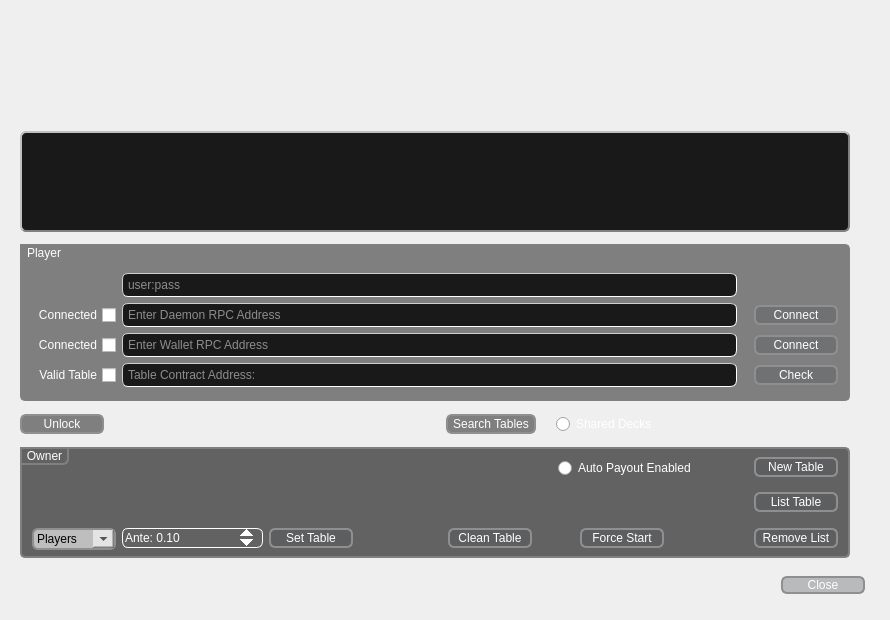
<?xml version="1.0" encoding="UTF-8"?>
<ui version="4.0">
 <class>Menu</class>
 <widget class="QDialog" name="Menu">
  <property name="geometry">
   <rect>
    <x>0</x>
    <y>0</y>
    <width>890</width>
    <height>620</height>
   </rect>
  </property>
  <property name="sizePolicy">
   <sizepolicy hsizetype="Fixed" vsizetype="Fixed">
    <horstretch>0</horstretch>
    <verstretch>0</verstretch>
   </sizepolicy>
  </property>
  <property name="minimumSize">
   <size>
    <width>890</width>
    <height>620</height>
   </size>
  </property>
  <property name="maximumSize">
   <size>
    <width>890</width>
    <height>620</height>
   </size>
  </property>
  <property name="windowTitle">
   <string>dReam Tables - Menu</string>
  </property>
  <property name="windowIcon">
   <iconset resource="img.qrc">
    <normaloff>:/images/dReamTablesDero.png</normaloff>:/images/dReamTablesDero.png</iconset>
  </property>
  <property name="styleSheet">
   <string notr="true">QDialog{
	background-image: url(:/images/background.png);	
	background-position: center;
}

QLineEdit {
    color: rgb(255, 255, 255);
    border-style: inset;
    border-width: 1px;
    border-radius: 6px;
	border-color: rgb(207, 207, 207);
    padding: 3px;
	background-color: rgb(25, 25, 25);
}

QPushButton:enabled{
	color: rgb(255, 255, 255);
	background-color: rgba(85, 88, 93, 90);
    border: 2px solid #8f8f91;
    border-radius: 6px;
    min-width: 80px;
}

QPushButton:hover {
	background-color: rgba(79, 186, 196, 150);
}

QPushButton:pressed {
	background-color: rgb(56, 47, 165);
}

QPushButton:!enabled{
    border: 2px solid;
	border-color: rgba(143, 143, 145, 90);
    border-radius: 6px;
	color: rgba(0, 0, 0, 0);
    border-radius: 6px;
    min-width: 80px;
}

QDoubleSpinBox{
	color: rgb(255, 255, 255);
	background-color: rgba(0, 0, 0, 0);
    border-style: inset;
    border-width: 1px;
    border-radius: 6px;
    border-color: white;
    padding-right: 10px;
}

QDoubleSpinBox:hover {
	background-color: rgba(79, 186, 196, 90);
}
QDoubleSpinBox::up-button:pressed {
	background-color: rgb(56, 47, 165);
}

QDoubleSpinBox::up-button {
     width: 30px;
     subcontrol-origin: center;
     subcontrol-position: top right;
}

QDoubleSpinBox::down-button:pressed {
	background-color: rgb(56, 47, 165);
}

QDoubleSpinBox::down-button {
	 width: 30px;
     subcontrol-origin: center;
     subcontrol-position: bottom right;
}

QDoubleSpinBox:!enabled{;
	background-color: rgba(0, 0, 0, 0);
    border-style: inset;
    border-width: 1px;
    border-radius: 6px;
    border-color: rgba(143, 143, 145, 90);
    padding-right: 10px;
}

QComboBox::enabled {
	color: rgb(0, 0, 0);
	background-color: rgba(255, 255, 255, 150);
    border: 2px solid #8f8f91;
    border-radius: 6px;
    min-width: 80px;
}

QComboBox:!enabled{
    background-color: rgba(0, 0, 0, 0);
    border: 2px solid;
	border-color: rgba(143, 143, 145, 90);
    border-radius: 6px;
	color: rgb(0, 0, 0);
    border-radius: 6px;
    min-width: 80px;
}

QComboBox::drop-down {
	 width: 21px;
     subcontrol-origin: center;
     subcontrol-position: bottom right;
}

QComboBox QAbstractItemView {
	color: rgb(255, 255, 255);
    border: 2px solid darkgray;
	background-color: rgba(255, 255, 255, 150);
}

QComboBox:hover {
	background-color: rgba(79, 186, 196, 150);
}</string>
  </property>
  <layout class="QGridLayout" name="gridLayout_2">
   <item row="0" column="0">
    <widget class="QLabel" name="label_2">
     <property name="minimumSize">
      <size>
       <width>401</width>
       <height>91</height>
      </size>
     </property>
     <property name="styleSheet">
      <string notr="true">image: url(:/images/dReamTablesTitle.png);</string>
     </property>
     <property name="text">
      <string/>
     </property>
    </widget>
   </item>
   <item row="0" column="2">
    <widget class="QLabel" name="label">
     <property name="minimumSize">
      <size>
       <width>306</width>
       <height>102</height>
      </size>
     </property>
     <property name="maximumSize">
      <size>
       <width>999999</width>
       <height>75</height>
      </size>
     </property>
     <property name="styleSheet">
      <string notr="true">image: url(:/images/dReamTablesDero.png);</string>
     </property>
     <property name="text">
      <string/>
     </property>
    </widget>
   </item>
   <item row="1" column="0" colspan="3">
    <widget class="QTextBrowser" name="menuTextBrowser">
     <property name="minimumSize">
      <size>
       <width>830</width>
       <height>101</height>
      </size>
     </property>
     <property name="maximumSize">
      <size>
       <width>830</width>
       <height>101</height>
      </size>
     </property>
     <property name="font">
      <font>
       <pointsize>12</pointsize>
       <italic>true</italic>
      </font>
     </property>
     <property name="focusPolicy">
      <enum>Qt::NoFocus</enum>
     </property>
     <property name="styleSheet">
      <string notr="true">    border-color: rgb(128, 128, 128);
    border-style: outset;
    border-width: 2px;
    border-radius: 6px;
    padding: 3px;
	background-color: rgb(25, 25, 25);
    color: rgb(255, 255, 255);</string>
     </property>
    </widget>
   </item>
   <item row="2" column="0" colspan="3">
    <widget class="QGroupBox" name="playerGroupBox">
     <property name="minimumSize">
      <size>
       <width>830</width>
       <height>157</height>
      </size>
     </property>
     <property name="maximumSize">
      <size>
       <width>830</width>
       <height>157</height>
      </size>
     </property>
     <property name="styleSheet">
      <string notr="true">QGroupBox {
    border: 2px solid gray;
    border-radius: 5px;
	background-color: rgba(0, 0, 0, 120);
}

QGroupBox::title {
	color: rgb(255, 255, 255);
    subcontrol-origin: top;
    subcontrol-position: top left; 
    padding: 0 3px;
    border: 2px solid gray;
    border-bottom-right-radius: 6px;
}

QGroupBox::indicator {
    width: 13px;
    height: 13px;
}</string>
     </property>
     <property name="title">
      <string>Player</string>
     </property>
     <layout class="QGridLayout" name="gridLayout_3">
      <item row="1" column="0">
       <widget class="QCheckBox" name="daemonConnectedBox">
        <property name="enabled">
         <bool>true</bool>
        </property>
        <property name="maximumSize">
         <size>
          <width>90</width>
          <height>16777215</height>
         </size>
        </property>
        <property name="focusPolicy">
         <enum>Qt::NoFocus</enum>
        </property>
        <property name="layoutDirection">
         <enum>Qt::RightToLeft</enum>
        </property>
        <property name="styleSheet">
         <string notr="true">color: rgb(255, 255, 255);</string>
        </property>
        <property name="text">
         <string>Connected</string>
        </property>
        <property name="checkable">
         <bool>true</bool>
        </property>
        <property name="autoExclusive">
         <bool>false</bool>
        </property>
       </widget>
      </item>
      <item row="2" column="0">
       <widget class="QCheckBox" name="walletConnectedBox">
        <property name="enabled">
         <bool>true</bool>
        </property>
        <property name="maximumSize">
         <size>
          <width>90</width>
          <height>16777215</height>
         </size>
        </property>
        <property name="focusPolicy">
         <enum>Qt::NoFocus</enum>
        </property>
        <property name="layoutDirection">
         <enum>Qt::RightToLeft</enum>
        </property>
        <property name="styleSheet">
         <string notr="true">color: rgb(255, 255, 255);</string>
        </property>
        <property name="text">
         <string>Connected</string>
        </property>
        <property name="checkable">
         <bool>true</bool>
        </property>
        <property name="autoExclusive">
         <bool>false</bool>
        </property>
       </widget>
      </item>
      <item row="3" column="3">
       <widget class="QPushButton" name="contractButton">
        <property name="minimumSize">
         <size>
          <width>84</width>
          <height>20</height>
         </size>
        </property>
        <property name="maximumSize">
         <size>
          <width>84</width>
          <height>20</height>
         </size>
        </property>
        <property name="focusPolicy">
         <enum>Qt::StrongFocus</enum>
        </property>
        <property name="styleSheet">
         <string notr="true"/>
        </property>
        <property name="text">
         <string>Check</string>
        </property>
       </widget>
      </item>
      <item row="2" column="3">
       <widget class="QPushButton" name="walletRPCbutton">
        <property name="minimumSize">
         <size>
          <width>84</width>
          <height>20</height>
         </size>
        </property>
        <property name="maximumSize">
         <size>
          <width>84</width>
          <height>20</height>
         </size>
        </property>
        <property name="styleSheet">
         <string notr="true"/>
        </property>
        <property name="text">
         <string>Connect</string>
        </property>
       </widget>
      </item>
      <item row="0" column="1">
       <widget class="QLineEdit" name="userpassInput">
        <property name="minimumSize">
         <size>
          <width>615</width>
          <height>24</height>
         </size>
        </property>
        <property name="maximumSize">
         <size>
          <width>615</width>
          <height>24</height>
         </size>
        </property>
        <property name="styleSheet">
         <string notr="true"/>
        </property>
        <property name="text">
         <string/>
        </property>
        <property name="echoMode">
         <enum>QLineEdit::Password</enum>
        </property>
        <property name="readOnly">
         <bool>false</bool>
        </property>
        <property name="placeholderText">
         <string>user:pass</string>
        </property>
       </widget>
      </item>
      <item row="3" column="1" colspan="2">
       <widget class="QLineEdit" name="contractLineEdit">
        <property name="minimumSize">
         <size>
          <width>615</width>
          <height>24</height>
         </size>
        </property>
        <property name="maximumSize">
         <size>
          <width>615</width>
          <height>24</height>
         </size>
        </property>
        <property name="text">
         <string/>
        </property>
        <property name="placeholderText">
         <string>Table Contract Address:</string>
        </property>
       </widget>
      </item>
      <item row="2" column="1" colspan="2">
       <widget class="QLineEdit" name="walletRPCinput">
        <property name="minimumSize">
         <size>
          <width>615</width>
          <height>24</height>
         </size>
        </property>
        <property name="maximumSize">
         <size>
          <width>615</width>
          <height>24</height>
         </size>
        </property>
        <property name="text">
         <string/>
        </property>
        <property name="placeholderText">
         <string>Enter Wallet RPC Address</string>
        </property>
       </widget>
      </item>
      <item row="1" column="3">
       <widget class="QPushButton" name="daemonRPCbutton">
        <property name="minimumSize">
         <size>
          <width>84</width>
          <height>20</height>
         </size>
        </property>
        <property name="maximumSize">
         <size>
          <width>84</width>
          <height>20</height>
         </size>
        </property>
        <property name="text">
         <string>Connect</string>
        </property>
       </widget>
      </item>
      <item row="3" column="0">
       <widget class="QCheckBox" name="contractCheckBox">
        <property name="maximumSize">
         <size>
          <width>99</width>
          <height>22</height>
         </size>
        </property>
        <property name="focusPolicy">
         <enum>Qt::NoFocus</enum>
        </property>
        <property name="layoutDirection">
         <enum>Qt::RightToLeft</enum>
        </property>
        <property name="styleSheet">
         <string notr="true">color: rgb(255, 255, 255);</string>
        </property>
        <property name="text">
         <string>Valid Table</string>
        </property>
       </widget>
      </item>
      <item row="1" column="1" colspan="2">
       <widget class="QLineEdit" name="daemonRPCinput">
        <property name="minimumSize">
         <size>
          <width>615</width>
          <height>24</height>
         </size>
        </property>
        <property name="maximumSize">
         <size>
          <width>615</width>
          <height>24</height>
         </size>
        </property>
        <property name="text">
         <string/>
        </property>
        <property name="placeholderText">
         <string>Enter Daemon RPC Address</string>
        </property>
       </widget>
      </item>
     </layout>
    </widget>
   </item>
   <item row="3" column="0">
    <widget class="QPushButton" name="getTableButton">
     <property name="minimumSize">
      <size>
       <width>84</width>
       <height>20</height>
      </size>
     </property>
     <property name="maximumSize">
      <size>
       <width>84</width>
       <height>20</height>
      </size>
     </property>
     <property name="focusPolicy">
      <enum>Qt::StrongFocus</enum>
     </property>
     <property name="styleSheet">
      <string notr="true">QPushButton:enabled{
	color: rgb(255, 255, 255);
	background-color: rgba(0, 0, 0, 120);
    border: 2px solid #8f8f91;
    border-radius: 6px;
    min-width: 80px;
}

QPushButton:hover {
	background-color: rgba(79, 186, 196, 150);
}

QPushButton:pressed {
	background-color: rgb(56, 47, 165);
}

QPushButton:!enabled{
    border: 2px solid;
	border-color: rgba(143, 143, 145, 90);
    border-radius: 6px;
	color: rgba(0, 0, 0, 0);
    border-radius: 6px;
    min-width: 80px;
}</string>
     </property>
     <property name="text">
      <string>Unlock</string>
     </property>
    </widget>
   </item>
   <item row="3" column="1">
    <widget class="QPushButton" name="findTablesButton">
     <property name="minimumSize">
      <size>
       <width>84</width>
       <height>20</height>
      </size>
     </property>
     <property name="maximumSize">
      <size>
       <width>90</width>
       <height>20</height>
      </size>
     </property>
     <property name="styleSheet">
      <string notr="true">QPushButton:enabled{
	color: rgb(255, 255, 255);
	background-color: rgba(0, 0, 0, 120);
    border: 2px solid #8f8f91;
    border-radius: 6px;
    min-width: 80px;
}

QPushButton:hover {
	background-color: rgba(79, 186, 196, 150);
}

QPushButton:pressed {
	background-color: rgb(56, 47, 165);
}

QPushButton:!enabled{
    border: 2px solid;
	border-color: rgba(143, 143, 145, 90);
    border-radius: 6px;
	color: rgba(0, 0, 0, 0);
    border-radius: 6px;
    min-width: 80px;
}</string>
     </property>
     <property name="text">
      <string>Search Tables</string>
     </property>
    </widget>
   </item>
   <item row="4" column="0" colspan="3">
    <widget class="QGroupBox" name="ownerGroupBox">
     <property name="minimumSize">
      <size>
       <width>830</width>
       <height>111</height>
      </size>
     </property>
     <property name="maximumSize">
      <size>
       <width>830</width>
       <height>111</height>
      </size>
     </property>
     <property name="styleSheet">
      <string notr="true">QGroupBox {
    border: 2px solid gray;
    border-radius: 5px;
	background-color: rgba(0, 0, 0, 150);
}

QGroupBox::title {
	color: rgb(255, 255, 255);
    subcontrol-origin: top;
    subcontrol-position: top left; 
    padding: 0 3px;
    border: 2px solid gray;
    border-bottom-right-radius: 6px;
}

QGroupBox::indicator {
    width: 13px;
    height: 13px;
}</string>
     </property>
     <property name="title">
      <string>Owner</string>
     </property>
     <widget class="QRadioButton" name="autoPayRButton">
      <property name="geometry">
       <rect>
        <x>538</x>
        <y>10</y>
        <width>150</width>
        <height>22</height>
       </rect>
      </property>
      <property name="minimumSize">
       <size>
        <width>150</width>
        <height>22</height>
       </size>
      </property>
      <property name="styleSheet">
       <string notr="true">color: rgb(255, 255, 255);</string>
      </property>
      <property name="text">
       <string>Auto Payout Enabled</string>
      </property>
     </widget>
     <widget class="QPushButton" name="newTableButton">
      <property name="geometry">
       <rect>
        <x>734</x>
        <y>10</y>
        <width>84</width>
        <height>20</height>
       </rect>
      </property>
      <property name="minimumSize">
       <size>
        <width>84</width>
        <height>20</height>
       </size>
      </property>
      <property name="styleSheet">
       <string notr="true"/>
      </property>
      <property name="text">
       <string>New Table</string>
      </property>
     </widget>
     <widget class="QPushButton" name="listTableButton">
      <property name="geometry">
       <rect>
        <x>734</x>
        <y>45</y>
        <width>84</width>
        <height>20</height>
       </rect>
      </property>
      <property name="minimumSize">
       <size>
        <width>84</width>
        <height>20</height>
       </size>
      </property>
      <property name="styleSheet">
       <string notr="true"/>
      </property>
      <property name="text">
       <string>List Table</string>
      </property>
     </widget>
     <widget class="QComboBox" name="playersComboBox">
      <property name="geometry">
       <rect>
        <x>12</x>
        <y>81</y>
        <width>84</width>
        <height>22</height>
       </rect>
      </property>
      <property name="minimumSize">
       <size>
        <width>84</width>
        <height>22</height>
       </size>
      </property>
      <property name="autoFillBackground">
       <bool>false</bool>
      </property>
      <property name="styleSheet">
       <string notr="true"/>
      </property>
      <item>
       <property name="text">
        <string>Players</string>
       </property>
      </item>
      <item>
       <property name="text">
        <string>Close Table</string>
       </property>
      </item>
      <item>
       <property name="text">
        <string>2</string>
       </property>
      </item>
      <item>
       <property name="text">
        <string>3</string>
       </property>
      </item>
      <item>
       <property name="text">
        <string>4</string>
       </property>
      </item>
      <item>
       <property name="text">
        <string>5</string>
       </property>
      </item>
      <item>
       <property name="text">
        <string>6</string>
       </property>
      </item>
     </widget>
     <widget class="QDoubleSpinBox" name="anteSpinBox">
      <property name="geometry">
       <rect>
        <x>102</x>
        <y>81</y>
        <width>141</width>
        <height>20</height>
       </rect>
      </property>
      <property name="sizePolicy">
       <sizepolicy hsizetype="Fixed" vsizetype="Fixed">
        <horstretch>0</horstretch>
        <verstretch>0</verstretch>
       </sizepolicy>
      </property>
      <property name="minimumSize">
       <size>
        <width>141</width>
        <height>20</height>
       </size>
      </property>
      <property name="buttonSymbols">
       <enum>QAbstractSpinBox::UpDownArrows</enum>
      </property>
      <property name="prefix">
       <string>Ante: </string>
      </property>
      <property name="maximum">
       <double>1200.000000000000000</double>
      </property>
      <property name="singleStep">
       <double>0.100000000000000</double>
      </property>
      <property name="value">
       <double>0.100000000000000</double>
      </property>
     </widget>
     <widget class="QPushButton" name="setTableButton">
      <property name="geometry">
       <rect>
        <x>249</x>
        <y>81</y>
        <width>84</width>
        <height>20</height>
       </rect>
      </property>
      <property name="minimumSize">
       <size>
        <width>84</width>
        <height>20</height>
       </size>
      </property>
      <property name="styleSheet">
       <string notr="true"/>
      </property>
      <property name="text">
       <string>Set Table</string>
      </property>
     </widget>
     <widget class="QPushButton" name="cleanTableButton">
      <property name="geometry">
       <rect>
        <x>428</x>
        <y>81</y>
        <width>84</width>
        <height>20</height>
       </rect>
      </property>
      <property name="minimumSize">
       <size>
        <width>84</width>
        <height>20</height>
       </size>
      </property>
      <property name="styleSheet">
       <string notr="true"/>
      </property>
      <property name="text">
       <string>Clean Table</string>
      </property>
     </widget>
     <widget class="QPushButton" name="delistTableButton">
      <property name="geometry">
       <rect>
        <x>734</x>
        <y>81</y>
        <width>84</width>
        <height>20</height>
       </rect>
      </property>
      <property name="minimumSize">
       <size>
        <width>84</width>
        <height>20</height>
       </size>
      </property>
      <property name="styleSheet">
       <string notr="true"/>
      </property>
      <property name="text">
       <string>Remove List</string>
      </property>
     </widget>
     <widget class="QPushButton" name="forceButton">
      <property name="geometry">
       <rect>
        <x>560</x>
        <y>81</y>
        <width>84</width>
        <height>20</height>
       </rect>
      </property>
      <property name="minimumSize">
       <size>
        <width>84</width>
        <height>20</height>
       </size>
      </property>
      <property name="maximumSize">
       <size>
        <width>84</width>
        <height>20</height>
       </size>
      </property>
      <property name="text">
       <string>Force Start</string>
      </property>
     </widget>
    </widget>
   </item>
   <item row="5" column="2">
    <widget class="QDialogButtonBox" name="buttonBox">
     <property name="minimumSize">
      <size>
       <width>87</width>
       <height>30</height>
      </size>
     </property>
     <property name="maximumSize">
      <size>
       <width>87</width>
       <height>30</height>
      </size>
     </property>
     <property name="focusPolicy">
      <enum>Qt::StrongFocus</enum>
     </property>
     <property name="layoutDirection">
      <enum>Qt::RightToLeft</enum>
     </property>
     <property name="styleSheet">
      <string notr="true"/>
     </property>
     <property name="orientation">
      <enum>Qt::Horizontal</enum>
     </property>
     <property name="standardButtons">
      <set>QDialogButtonBox::Close</set>
     </property>
     <property name="centerButtons">
      <bool>false</bool>
     </property>
    </widget>
   </item>
   <item row="3" column="2">
    <widget class="QRadioButton" name="sharedRButton">
     <property name="minimumSize">
      <size>
       <width>150</width>
       <height>22</height>
      </size>
     </property>
     <property name="styleSheet">
      <string notr="true">color: rgb(255, 255, 255);</string>
     </property>
     <property name="text">
      <string>Shared Decks</string>
     </property>
     <property name="autoExclusive">
      <bool>false</bool>
     </property>
    </widget>
   </item>
  </layout>
 </widget>
 <resources>
  <include location="img.qrc"/>
 </resources>
 <connections>
  <connection>
   <sender>buttonBox</sender>
   <signal>rejected()</signal>
   <receiver>Menu</receiver>
   <slot>close()</slot>
   <hints>
    <hint type="sourcelabel">
     <x>868</x>
     <y>601</y>
    </hint>
    <hint type="destinationlabel">
     <x>855</x>
     <y>412</y>
    </hint>
   </hints>
  </connection>
 </connections>
 <slots>
  <slot>confirmationBox()</slot>
 </slots>
</ui>
